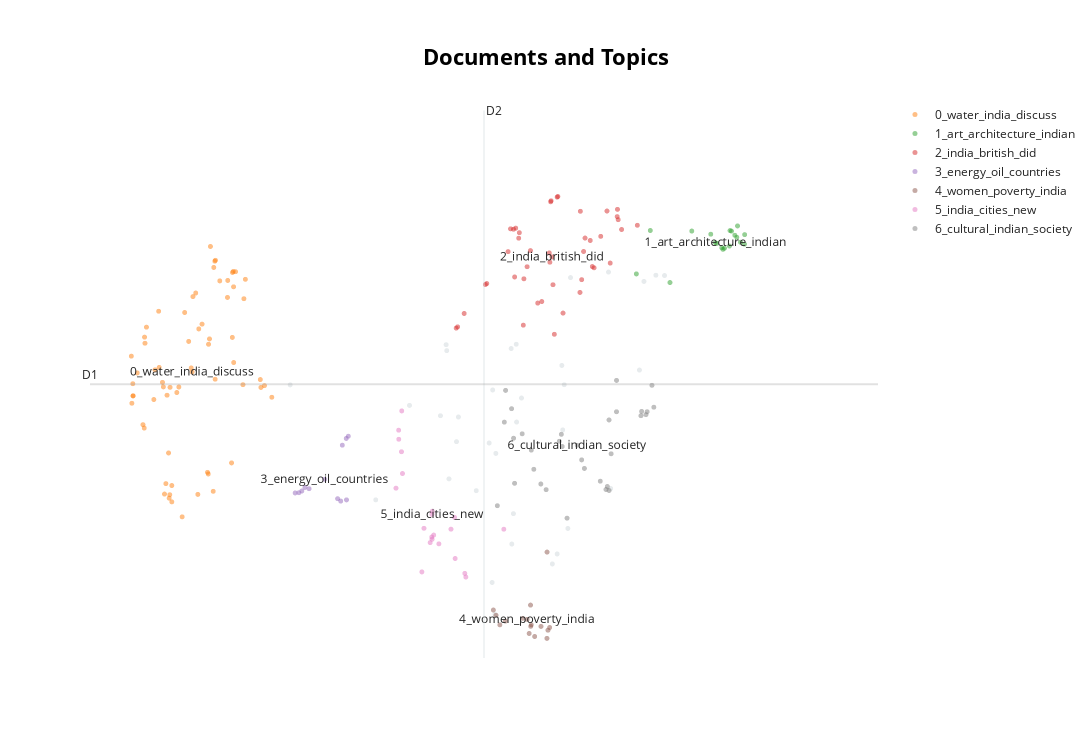

Here is the notebook cell this chart was saved with:
### Code cell
model.visualize_documents(questions)

### Figure 1 — Plotly figure (JSON) as saved in the notebook; plotly's stock layout.template omitted (floating-point values rounded to 4 significant figures)
{"data": [{"hoverinfo": "text", "hovertext": ["Discuss the positive and negative effects of globalization on women in India?", "From being net food importer in 1960s, India has emerged as a net food exporter to the world. Provide reasons.", "COVID-19 pandemic accelerated class inequalities and poverty in India. Comment.", "Assess the main administrative issues and socio-cultural problems in the integration process of Indian Princely States.", "How does India see its place in the economic space of rising natural resources rich Africa?", "Explore and evaluate the impact of ‘Work From Home’ on family relationships.", "Why did the Green Revolution in India virtually by-pass the eastern region despite fertile soil and good availability of water?", "‘Communalism arises either due to power struggle or relative deprivation.’ Argue by giving suitable illustrations.", "Critically discuss the objectives of Bhoodan and Gramdan movements initiated by AcharyaVinobhaBhave and their success.", "Discuss whether formation of new states in recent times is beneficial or not for the economy of India.", "Critically examine the effect of globalization on the aged population in India.", "Examine how the decline of traditional artisanal industry in colonial India crippled the rural economy.", "The life cycle of a joint family depends on economic factors rather than social values. Discuss.", "The political and administrative reorganization of states and territories has been a continuous ongoing process since the mid-nineteenth century. Discuss with examples.", "Evaluate the nature of the Bhakti Literature and its contribution to Indian culture.", "Trace the rise and growth of socio-religious reform movements with special reference to Young Bengal and Brahmo Samaj.", "Why is India considered as a sub-continent? Elaborate your answer.", "Examine the role of ‘Gig Economy’ in the process of empowerment of women in India.", "What were the major technological changes introduced during the Sultanate period? How did those technological changes influence the Indian society?", "Clarify how mid-eighteenth century India was beset with the spectre of a fragmented polity.", "Explain the role of geographical factors towards the development of Ancient India.", "Why are the tribals in India referred to as 'the Scheduled Tribes? Indicate the major provisions in the Constitution of India for their upliftment.", "Debate the issue whether and how contemporary movements for assertion of Dalit identity work towards annihilation of caste.", "“Africa was chopped into states artificially created by accidents of European competition.” Analyze.", "What are the two major legal initiatives by the State since Independence addressing discrimination against Scheduled Tribes(STs)?", "Defining blue revolution, explain the problems and strategies for pisciculture development in India.", "Defying the barriers of age, gender and religion, the Indian women became the torchbearer during the struggle for freedom in India. Discuss.", "‘Latecomer’ Industrial Revolution in Japan involved certain factors that were markedly different from what West had experienced.” Analyze.", "The ancient civilization in Indian sub continent differed from those of Egypt , Mesopotamia and Greece in that its culture and traditions have been preserved without breakdown to the present day. Comment", "To what extent has the urban planning and culture of the Indus Valley Civilization provided inputs to the present day urbanization?\nDiscuss.", "Examine the uniqueness of tribal knowledge system when compared with mainstream knowledge and cultural systems.", "The Bhakti movement received a remarkable re-orientation with the advent of Sri Chaitanya Mahaprabhu. Discuss.", "Elucidate the relationship between globalization and new technology in a world of scarce resources, with special reference to India.", null], "marker": {"color": "#CFD8DC", "opacity": 0.5, "size": 5}, "mode": "markers+text", "name": "other", "showlegend": false, "type": "scattergl", "x": [9.52, 8.036, 9.276, 9.661, 7.546, 10.11, 8.485, 10.33, 11.44, 9.242, 9.543, 8.567, 10.18, 9.584, 11.74, 11.37, 9.288, 9.234, 8.745, 10.37, 8.718, 10.28, 10.95, 9.511, 10.25, 6.305, 10.92, 8.576, 9.191, 8.608, 10.26, 11.61, 9.004, 9.589], "y": [2.035, 3.286, 1.401, 3.353, 2.434, 1.855, 3.193, 2.176, 4.405, 3.425, 2.309, 3.834, 1.946, 3.838, 4.458, 3.605, 2.853, 1.688, 3.181, 4.439, 2.959, 3.472, 2.536, 3.799, 3.647, 3.471, 4.489, 3.78, 2.946, 2.623, 3.064, 4.461, 2.517, 3.136]}, {"hoverinfo": "text", "hovertext": ["Mention the significance of straits and isthmus in international trade.", "How far do you agree that the behaviour of the Indian monsoon has been changing due to humanizing landscape? Discuss.", "The process of desertification does not have climate boundaries. Justify with examples.", "The interlinking of rivers can provide viable solutions to the multi-dimensional inter-related problems of droughts, floods and interrupted navigation. Critically examine.", "The recent cyclone on the east coast of India was called ‘Phailin’. How are the tropical cyclones named across the world? Elaborate.", "The states of Jammu and Kashmir, Himachal Pradesh and Uttarakhand are reaching the limits of ecological carrying capacity due to tourism. Critically evaluate.", "Why is the world today confronted with a crisis of availability of and access to freshwater resources?", "Enumerate the problems and prospects of inland water transport in India.", "Tropical cyclones are largely confined to South China Sea, Bay of Bengal and Gulf of Mexico. Why?", "Why is the South-West monsoon called ‘Purvaiya’ (easterly) in Bhojpur Region? How has this directional seasonal wind system influenced the cultural ethos of the region?", "Account for the huge flooding of million cities in India including the smart ones like Hyderabad and Pune. Suggest lasting remedial measures.", "How do ocean currents and water masses differ in their impacts on marine life and coastal environment? Give suitable examples.", "How does the cryosphere affect global climate?", "Differentiate the causes of landslides in the Himalayan region and Western Ghats.", "There is no formation of deltas by rivers on the Western Ghats. Why?", "Explain the formation of thousands of islands in Indonesian and Philipines archipelagos.", "Discuss the concept of air mass and explain its role in macro-climatic changes.", "Why is Indian Regional Navigational Satellite System (IRNSS) needed? How does it help in navigation?", "Troposphere is a very significant atmospheric layer that determines weather processes.\nHow?", "Why are the world’s fold mountain systems located along the margins of continents? Bring out the association between the global distribution of fold mountains and the earthquakes and volcanoes.", "What are the consequences of spreading of ‘Dead Zones’ on marine ecosystem?", "What characteristics can be assigned to monsoon climate that succeeds in feeding more than 50 percent of the world population residing in Monsoon Asia?", "Critically evaluate the various resources of the oceans which can be harnessed to meet the resource crisis in the world.", "Discuss the geophysical characteristics of Circum- Pacific Zone.", "How will the melting of Himalayan glaciers have a far- reaching impact on the water resources of India?", "What do you understand by the phenomenon of ‘temperature inversion’ in meteorology? How does it affect weather and the habitants of the place?", "Identify and discuss the factors responsible for diversity of natural vegetation in India. Assess the significance of wildlife sanctuaries in rain forests regions of India.", "Why is India taking keen interest in the Arctic region?", "What is water stress? How and why does it differ regionally in India?", "Examine the status of forest resources of India and its resultant impact on climate change.", "How do the melting of the Arctic ice and glaciers of the Antarctic differently affect the weather patterns and human activities on the Earth? Explain.", "Major hot deserts in northern hemisphere are located between 20-30 deg N latitudes and on the western sides of the continents. Why?", "How are the fjords formed? Why do they constitute some of the most picturesque areas of the world?", "Discuss the natural resource potentials of ‘Deccan trap’.", "Most of the unusual climatic happenings are explained as an outcome of the El-Nino effect. Do you agree?", "Bring out the causes for the formation of heat islands in the urban habitat of the world.", "Bring out the causes for more frequent occurrence of landslides in the Himalayas than in the Western Ghats.", "Assess the impact of global warming on the coral life system with examples.", "Account for variations in oceanic salinity and discuss its multi-dimensional effects.", "The effective management of land and water resources will drastically reduce the human miseries. Explain.", "Bring out the relationship between the shrinking Himalayan glaciers and the symptoms of climate change in the Indian sub-continent.", "“The ideal solution of depleting ground water resources in India is water harvesting system.” How can it be made effective in urban areas?", "what are the environmental implications of the reclamation of the water bodies into urban land use? Explain with examples.", "Comment on the resource potentials of the long coastline of India and highlight the status of natural hazard preparedness in these areas.", "What are the forces that influence ocean currents? Describe their role in fishing industry of the world.", "Briefly mention the alignment of major mountain ranges of the world and explain their impact on local weather conditions, with examples.", "Discuss the meaning of colour-coded weather warnings for cyclone prone areas given by India Meteorological department.", "\"The Himalayas are highly prone to landslides.\" Discuss the causes and suggest suitable measures of mitigation.", "What do you understand by the theory of continental drift? Discuss the prominent evidences in its support.", "India is well endowed with fresh water resources. Critically examine why it still suffers from water scarcity.", "Major cities of India are becoming more vulnerable to flood conditions. Discuss.", "Explain the factors responsible for the origin of ocean currents. How do they influence regional climates, fishing and navigation?", "Present an account of the Indus Water Treaty and examine its ecological, economic and political implications in the context of changing bilateral relations.", "How can the mountain ecosystem be restored from the negative impact of development initiatives and tourism?", "Discuss the causes of depletion of mangroves and explain their importance in maintaining coastal ecology.", "Mention the global occurrence of volcanic eruptions in 2021 and their impact on regional environment.", "In what way can floods be converted into a sustainable source of irrigation and all-weather inland navigation in India?", "Discuss the consequences of climate change on the food security in tropical countries.", "Describe the characteristics and types of primary rocks.", "How does the Juno Mission of NASA help to understand the origin and evolution of the Earth?", "South China Sea has assumed great geopolitical significance in the present context. Comment.", "Define mantle plume and explain its role in plate tectonics.", "What are the economic significances of discovery of oil in Arctic Sea and its possible environemental consequences?", "In what way micro-watershed development projects help in water conservation in\ndrought-prone and semi-arid regions of India?", null], "marker": {"opacity": 0.5, "size": 5}, "mode": "markers+text", "name": "0_water_india_discuss", "text": ["", "", "", "", "", "", "", "", "", "", "", "", "", "", "", "", "", "", "", "", "", "", "", "", "", "", "", "", "", "", "", "", "", "", "", "", "", "", "", "", "", "", "", "", "", "", "", "", "", "", "", "", "", "", "", "", "", "", "", "", "", "", "", "", "0_water_india_discuss"], "textfont": {"size": 12}, "type": "scattergl", "x": [5.116, 5.026, 4.689, 5.211, 4.894, 5.871, 5.395, 5.399, 4.774, 5.121, 5.196, 4.481, 4.562, 4.219, 4.396, 4.187, 4.518, 5.148, 4.465, 4.086, 4.737, 4.978, 4.965, 4.024, 5.134, 4.452, 5.931, 5.454, 5.467, 5.619, 4.66, 4.404, 4.54, 6.038, 4.832, 4.327, 4.192, 4.587, 4.558, 5.633, 4.869, 5.512, 5.654, 5.88, 4.587, 4.344, 4.934, 4.198, 4.169, 5.483, 5.283, 4.501, 5.465, 5.485, 4.549, 4.021, 5.22, 5.216, 4.0, 4.008, 5.105, 4.026, 5.188, 5.479, 4.882], "y": [2.667, 4.019, 3.452, 4.587, 4.268, 3.519, 4.26, 4.414, 4.124, 3.838, 4.531, 2.486, 3.449, 3.992, 4.136, 3.081, 3.378, 4.72, 3.453, 3.579, 2.28, 3.976, 2.483, 3.372, 3.886, 3.494, 3.464, 2.767, 4.485, 3.473, 3.402, 3.629, 2.857, 3.359, 3.864, 3.339, 3.902, 2.416, 2.48, 4.249, 3.624, 4.492, 4.424, 3.448, 2.563, 3.607, 4.3, 3.847, 3.112, 4.356, 4.409, 2.58, 3.899, 3.673, 2.449, 3.482, 4.595, 3.522, 3.73, 3.305, 2.682, 3.373, 2.511, 4.495, 3.588]}, {"hoverinfo": "text", "hovertext": ["Discuss the ‘Tandava’ dance as recorded in early Indian inscriptions.", "How do you justify the view that the level of excellence of the Gupta numismatic art is not at all noticeable in later times?", "Mesolithic rock cut architecture of India not only reflects the cultural life of the times but also a fine aesthetic sense comparable to modern painting. Critically evaluate this comment.", "Persian literary sources of medieval India reflect the spirit of the age. Comment.", "Taxila university was one of the oldest universities of the world with which were associated a number of renowned learned personalities of different disciplines. Its strategic location caused its fame to flourish, but unlike Nalanda, it is not considered as a university in the modern sense. Discuss.", "Indian Philosophy and tradition played a significant role in conceiving and shaping the monuments and their art in India. Discuss.", "How will you explain the medieval Indian temple sculptures represent the social life of those days?", "Assess the importance of the accounts of the Chinese and Arab travellers in the reconstruction of the history of India.", "Discuss the significance of the lion and bull figures in Indian mythology, art and architecture.", "Pala period is the most significant phase in the history of Buddhism in India. Enumerate.", "Gandhara sculpture owed as much to the Romans as to the Greeks. Explain.", "Chola architecture represents a high watermark in the evolution of temple architecture. Discuss", "The rock-cut architecture represents one of the most important sources of our knowledge of early Indian art and history. Discuss.", "Krishnadeva Raya, the King of Vijayanagar, was not only an accomplished scholar himself but was also a great patron of learning and literature. Discuss.", "Highlight the Central Asian and Greco Bactrian elements in the Gandhara art.", "Early Buddhist Stupa-art, while depicting folk motifs and narratives successfully expounds Buddhist ideals. Elucidate.", "Discuss the main contributions of Gupta period and Chola period to Indian heritage and culture\n.", "Safeguarding the Indian art heritage is the need of the moment.", null], "marker": {"opacity": 0.5, "size": 5}, "mode": "markers+text", "name": "1_art_architecture_indian", "text": ["", "", "", "", "", "", "", "", "", "", "", "", "", "", "", "", "", "", "1_art_architecture_indian"], "textfont": {"size": 12}, "type": "scattergl", "x": [12.9, 12.58, 12.78, 11.81, 12.13, 12.57, 12.71, 11.33, 12.61, 12.41, 12.76, 12.69, 12.84, 11.53, 12.9, 12.79, 12.49, 12.68, 12.47], "y": [4.741, 4.694, 4.803, 4.395, 4.859, 4.709, 4.859, 4.472, 4.704, 4.831, 4.821, 4.863, 4.759, 4.864, 4.827, 4.905, 4.748, 4.724, 4.754]}, {"hoverinfo": "text", "hovertext": ["Explain how the Uprising of 1857 constitutes an important watershed in the evolution of British policies towards colonial India.", "What was the difference between Mahatma Gandhi and Rabindranath Tagore in their approach towards education and nationalism?", "“American Revolution was an economic revolt against mercantilism.” Substantiate.", "” There arose a serious challenge to the Democratic State System between the two World Wars.” Evaluate the statement.", "“In many ways, Lord Dalhousie was the founder of modern India.” Elaborate.", "Why did the industrial revolution first occur in England? Discuss the quality of life of the people there during the industrialization. How does it compare with that in India at present times?", "Why indentured labour was taken by the British from India to their colonies? have they been able to preserve their cultural identity over there?", "How difficult would have been the achievement of Indian independence without Mahatma Gandhi? Discuss.", "Examine critically the various facets of economic policies of the British in India from mid-eighteenth century till independence.", "Mahatma Gandhi and Dr. B R Ambedkar, despite having divergent approaches and strategies, had a common goal of amelioration of the downtrodden. Elucidate.", "The 1857 uprising was the culmination of the recurrent, big and small local rebellions that had occurred in the preceding hundred years of British rule. Elucidate.", "Since the decade of the 1920s, the national movement acquired various ideological strands and thereby expanded its social base. Discuss.", "Critically examine the compulsions which prompted India to play a decisive role in the emergence of Bangladesh.", "The New Economic Policy – 1921 of Lenin had influenced the policies adopted by India soon after independence. Evaluate.", "The third battle of Panipat was fought in 1761. Why were so many empire-shaking battles fought at Panipat?", "What policy instruments were deployed to contain the Great Economic Depression?", "Several foreigners made India their homeland and participated in various movements.\nAnalyze their role in the Indian struggle for freedom.", "Discuss the role of women in the freedom struggle especially during the Gandhian phase.", "Throw light on the significance of the thoughts of Mahatma Gandhi in the present times.", "Why did the armies of the British East India Company – mostly comprising of Indian soldiers – win consistently against the more numerous and better equipped armies of the Indian rulers? Give reasons.", "Highlight the differences in the approach of Subhash Chandra Bose and Mahatma Gandhi in the struggle for freedom.", "What were the major political, economic and social developments in the world which motivated the anti-colonial in India?", "What problems are germane to the decolonization process in the Malay Peninsula?", "How did the colonial rule affect the tribals in India and what was the tribal response to the colonial oppression?", "Examine the linkages between the nineteenth century’s ‘Indian Renaissance’ and the emergence of national identity.", "Bring out the constructive programmes of Mahatma Gandhi during Non-Cooperation Movement and Civil Disobedience Movement.", "Why was there a sudden spurt in famines in colonial India since the mid-eighteenth century? Give reasons.", "To what extend can Germany be held responsible for causing the two World Wars? Discuss critically.", "What were the events that led to the Suez Crisis in 1956? How did it deal a final blow to Britain’s self-image as a world power?", "Many voices had strengthened and enriched the nationalist movement during the Gandhian phase. Elaborate.", "It would have been difficult for the Constituent Assembly to complete its historic task of drafting the Constitution for Independent India in just three years, but its experience gained with the Government of India Act, 1935\n.Discuss.", "In what ways did the navel mutiny prove to be the last nail in the coffin of British colonial aspirations in India?", "Explain how the foundations of the modern world were laid by the American and French Revolutions.", "Discuss the contributions of MaulanaAbulKalam Azad to pre- and post-independent India.", "To what extent did the role of the moderates prepare a base for the wider freedom movement? Comment.", "The anti-colonial struggles in West Africa were led by the new elite of Western-educated Africans.", "Analyze the circumstances that led to the Tashkent Agreement in 1966. Discuss the highlights of the Agreement.", "Why did the ‘Moderates’ failed to carry conviction with the nation about their proclaimed ideology and political goals by the end of the nineteenth century?", "Whereas the British planters had developed tea gardens all along the Shivaliks and Lesser Himalayas from Assam to Himachal Pradesh, in effect they did not succeed beyond the Darjeeling area. Explain.", "Highlight the importance of the new objectives that got added to the vision of Indian Independence since the twenties of the last century.", "Evaluate the policies of Lord Curzon and their long term implications on the national movements.", "Assess the role of British imperial power in complicating the process of transfer of power during the 1940s.", "Though not very useful from the point of view of a connected political history of South India, the Sangam literature portrays the social and economic conditions of its time with remarkable vividness. Comment.", null], "marker": {"opacity": 0.5, "size": 5}, "mode": "markers+text", "name": "2_india_british_did", "text": ["", "", "", "", "", "", "", "", "", "", "", "", "", "", "", "", "", "", "", "", "", "", "", "", "", "", "", "", "", "", "", "", "", "", "", "", "", "", "", "", "", "", "", "2_india_british_did"], "textfont": {"size": 12}, "type": "scattergl", "x": [10.06, 10.9, 9.791, 9.577, 11.34, 8.734, 10.26, 10.81, 9.695, 11.05, 10.07, 10.08, 10.51, 9.742, 9.157, 9.561, 10.71, 10.95, 11.11, 9.136, 11.05, 9.955, 9.687, 10.14, 10.53, 11.06, 8.713, 9.466, 9.629, 10.51, 10.58, 10.12, 9.62, 10.66, 10.19, 9.896, 9.502, 10.18, 8.829, 10.56, 10.09, 9.545, 10.69, 10.1], "y": [4.662, 5.04, 4.683, 4.886, 4.911, 3.994, 4.119, 4.811, 4.428, 4.989, 4.578, 5.123, 4.305, 4.537, 4.385, 4.445, 4.527, 4.57, 4.873, 4.376, 5.055, 4.223, 4.01, 3.928, 4.421, 4.962, 3.983, 4.674, 4.845, 5.038, 4.796, 4.375, 4.795, 4.774, 5.171, 4.209, 4.879, 5.165, 4.115, 4.675, 5.132, 4.875, 4.539, 4.625]}, {"hoverinfo": "text", "hovertext": ["Examine the potential of wind energy in India and explain the reasons for their limited spatial spread.", "Describing the distribution of rubber producing countries, indicate the major environmental issues faced by them.", "Discuss the multi-dimensional implications of uneven distribution of mineral oil in the world.", "Petroleum refineries are not necessarily located nearer to crude oil producing areas, particularly in many of the developing countries. Explain its implications.", "Despite India being one of the countries of the Gondwanaland, its mining industry contributes much less to its Gross Domestic Product(GDP) in percentage. Discuss.", "It is said that India has substantial reserves of shale oil and gas, which can feed the needs of the country for quarter century. However, tapping of the resource does not appear to be high on the agenda. Discuss critically the availability and issues involved.", "With growing scarcity of fossil fuels, the atomic energy is gaining more and more significance in India. Discuss the availability of raw material required for the generation of atomic energy in India and in the world.", "Account for the change in the spatial pattern of the Iron and Steel industry in the world.", "“Inspite of adverse environmental impact, coal mining is still inevitable for development”.\nDiscuss", "Account for the present location of iron and steel industries away from the source of raw material, by giving examples.", "India has immense potential of solar energy though there are regional variations in its developments. Elaborate.", null], "marker": {"opacity": 0.5, "size": 5}, "mode": "markers+text", "name": "3_energy_oil_countries", "text": ["", "", "", "", "", "", "", "", "", "", "", "3_energy_oil_countries"], "textfont": {"size": 12}, "type": "scattergl", "x": [7.148, 6.377, 6.431, 6.473, 6.993, 6.518, 7.061, 7.122, 6.579, 7.038, 7.118, 6.805], "y": [3.008, 2.496, 2.498, 2.513, 2.444, 2.546, 2.927, 2.433, 2.534, 2.423, 2.988, 2.619]}, {"hoverinfo": "text", "hovertext": ["How does patriarchy impact the position of a middle class working woman in India?", "Critically examine whether growing population is the cause of poverty OR poverty is the mains cause of population increase in India.", "‘Women’s movement in India has not addressed the issues of women of lower social strata.’ Substantiate your view.", "Child cuddling is now being replaced by mobile phones. Discuss its impact on the socialization of children.", "What are the continued challenges for women in India against time and space?", "Discuss the main objectives of Population Education and point out the measures to achieve them in India in detail.", "How do you explain the statistics that show that the sex ratio in Tribes in India is more favourable to women than the sex ratio among Scheduled Castes?", "“Empowering women is the key to control population growth.” Discuss.", "\"An essential condition to eradicate poverty is to liberate the poor from the process of deprivation.\" Substantiate this statement with suitable examples.", "Explain why suicide among young women is increasing in Indian Society.", "Why do some of the most prosperous regions of India have an adverse sex ratio for women? Give your arguments.", "‘Despite implementation of various programmes for eradication of poverty by the government in India, poverty is still existing’. Explain by giving reasons.", "Discuss the various economic and\nsocio-cultural forces that are driving increasing feminization of agriculture in India.", "“Male membership needs to be encouraged in order to make women’s organization free from gender bias.” Comment.", "The women’s questions arose in modern India as a part of the 19th century social reform movement. What are the major issues and debates concerning women in that period?", null], "marker": {"opacity": 0.5, "size": 5}, "mode": "markers+text", "name": "4_women_poverty_india", "text": ["", "", "", "", "", "", "", "", "", "", "", "", "", "", "", "4_women_poverty_india"], "textfont": {"size": 12}, "type": "scattergl", "x": [9.794, 9.29, 10.03, 10.03, 10.04, 9.252, 9.771, 9.679, 9.427, 9.944, 9.803, 9.347, 9.792, 9.851, 10.07, 9.742], "y": [1.292, 1.392, 1.184, 1.962, 1.257, 1.44, 1.228, 1.364, 1.34, 1.292, 1.306, 1.306, 1.484, 1.201, 1.282, 1.355]}, {"hoverinfo": "text", "hovertext": ["What is the significance of Industrial Corridors in India? Identifying industrial corridors, explain their main characteristics.", "With a brief background of quality of urban life in India, introduce the objectives and strategy of the 'Smart City Programme'.", "Analyze the factors for the highly decentralized cotton textile industry in India.", "Does urbanization lead to more segregation and/or marginalization of the poor in Indian metropolises?", "Smart cities in India cannot sustain without smart vilages. Discuss this statement in the backdrop of rural urban integration.", "Discuss the factors for localisation of agro-based food processing industries of North-West India.", "Mumbai, Delhi and Kolkata are the three Mega cities of the country but the air pollution is much more serious probelm in Delhi as compared to the other two. Why is this so?", "“The growth of cities as I.T. hubs has opened up new avenues of employment, but has also created new problems”. Substantiate this statement with examples", "Can the strategy of regional resource-based manufacturing help in promoting employment in India?", "Do you agree that there is a growing trend of opening new sugar mills in southern states of India? Discuss with justification.", "How have digital initiatives in India contributed to the functioning of the education system in the country? Elaborate your answer.", "Bring out the socio-economic effects of the introduction of railways in different countries of the world", "Mention the advantages of the cultivation of pulses because of which the year 2016 was declared as the International Year of Pulses by United Nations.", "How is the growth of Tier 2 cities related to the rise of a new middle class with an emphasis on the culture of consumption?", "Why did human development fail to keep pace with economic development in India?", "What are the main socio-economic implications arising out of the development of IT industries in major cities of India?", "How is efficient and affordable urban mass transport key to the rapid economic development in India?", "Discuss the various social problems which originated out of the speedy process of urbanization in India.", "Mention core strategies for the transformation of aspirational districts in India and explain the nature of convergence, collaboration and competition for its success.", "What is Cryptocurrency? How does it affect global society? Has it been affecting Indian society also?", null], "marker": {"opacity": 0.5, "size": 5}, "mode": "markers+text", "name": "5_india_cities_new", "text": ["", "", "", "", "", "", "", "", "", "", "", "", "", "", "", "", "", "", "", "", "5_india_cities_new"], "textfont": {"size": 12}, "type": "scattergl", "x": [7.84, 8.387, 7.919, 8.698, 8.358, 7.878, 8.215, 8.362, 7.933, 7.88, 8.853, 8.367, 7.923, 8.335, 8.689, 8.462, 8.246, 8.637, 8.838, 9.404, 8.361], "y": [2.539, 2.116, 2.868, 1.905, 2.098, 3.062, 1.783, 2.078, 2.671, 2.981, 1.737, 2.331, 3.236, 2.048, 2.275, 2.037, 2.177, 2.169, 1.77, 2.169, 2.303]}, {"hoverinfo": "text", "hovertext": ["Globalisation is generally said to promote cultural homogenisation but due to this cultural specificities appear to be strengthened in the Indian society.’ Elucidate.", "How the Indian concept of secularism different from the western model of secularism?\nDiscuss.", "Customs and traditions suppress reason leading to obscurantism. Do you agree?", "Write a critical note on the evolution and significance of the slogan, ‘Jai Jawan, Jai Kisan’.", "What makes the Indian society unique in sustaining its culture? Discuss.", "How do the Indian debates on secularism differ from the debates in the West?", "Do you agree that regionalism in India appears to be a consequence of rising cultural assertiveness? Argue.", "To what extent globalization has influenced the core of cultural diversity in India? Explain.", "“Caste system is assuming new identities and associational forms. Hence, caste system cannot be eradicated in India.”", "Sufis and medieval saints failed to modify either the religious ideas and practices or the outward structure of Hindu/ Muslim societies to any appreciable extent. Comment.", "Why is caste identity in India both fluid and static?", "Are tolerance, assimilation and pluralism the key elements in the making of an Indian form of secularism? Justify your answer.", "What are the main features of Vedic society and religion? Do you think some of the features are still prevailing in Indian society?", "Are we losing our local identity for the global identity? Discuss.", "Has the formation of linguistic States strengthened the cause of Indian Unity?", "Growing feeling of regionalism is an important factor in generation of demand for a separate state. Discuss.", "In the context of the diversity of India, can it be said that the regions form cultural units rather than the States? Give reasons with examples for your view point.", "Analyze the salience of ‘sect’ in Indian society vis-a-vis caste, region and religion.", "Describe any four cultural elements of diversity in India and rate their relative significance in building a national identity.", "Discuss the changes in the trends of labour migration within and outside India in the last four decades.", "Do you think marriage as a sacrament in loosing its value in Modern India?", "Discuss the impact of post-liberal economy on ethnic identity and communalism.", "Is diversity and pluralism in India under threat due to globalisation? Justify your answer.", "Given the diversities among the tribal communities in India, in which specific contexts should they be considered as a single category?", "How does Indian society maintain continuity in traditional social values? Enumerate the changes taking place in it.", "The spirit of tolerance and love is not only an interesting feature of Indian society from very early times, but it is also playing an important part at the present. Elaborate.", "Do we have cultural pockets of small India all over the nation? Elaborate with examples.", "What is the basis of regionalism? Is it that unequal distribution of benefits of development on regional basis eventually promotes regionalism? Substantiate your answer.", "Has caste lost its relevance in understanding the multi- cultural Indian Society? Elaborate your answer with illustrations.", "What are the challenges to our cultural practices in the name of secularism?", "Distinguish between religiousness/religiosity and communalism giving one example of how the former has got transformed into the latter in independent India.", null], "marker": {"opacity": 0.5, "size": 5}, "mode": "markers+text", "name": "6_cultural_indian_society", "text": ["", "", "", "", "", "", "", "", "", "", "", "", "", "", "", "", "", "", "", "", "", "", "", "", "", "", "", "", "", "", "", "6_cultural_indian_society"], "textfont": {"size": 12}, "type": "scattergl", "x": [9.941, 11.4, 11.58, 11.04, 10.25, 11.48, 9.546, 9.56, 10.93, 11.55, 10.91, 11.39, 10.53, 10.02, 9.517, 9.43, 9.671, 10.96, 10.21, 9.31, 10.8, 10.32, 9.839, 10.24, 10.57, 11.04, 9.803, 9.412, 10.89, 11.47, 10.93, 10.47], "y": [2.577, 3.232, 3.27, 3.512, 2.915, 3.229, 2.99, 2.583, 2.518, 3.467, 2.554, 3.193, 2.794, 2.526, 3.256, 3.421, 3.03, 2.849, 2.962, 2.381, 2.602, 2.269, 2.71, 3.025, 2.717, 3.229, 2.883, 3.135, 2.527, 3.203, 3.155, 2.926]}], "layout": {"annotations": [{"showarrow": false, "text": "D1", "x": 3.4, "y": 3.477, "yshift": 10}, {"showarrow": false, "text": "D2", "x": 9.117, "xshift": 10, "y": 5.947}], "height": 750, "shapes": [{"line": {"color": "#CFD8DC", "width": 2}, "type": "line", "x0": 9.117, "x1": 9.117, "y0": 1.006, "y1": 5.947}, {"line": {"color": "#9E9E9E", "width": 2}, "type": "line", "x0": 3.4, "x1": 14.83, "y0": 3.477, "y1": 3.477}], "title": {"font": {"color": "Black", "size": 22}, "text": "<b>Documents and Topics</b>", "x": 0.5, "xanchor": "center", "yanchor": "top"}, "width": 1200, "xaxis": {"visible": false}, "yaxis": {"visible": false}}}
